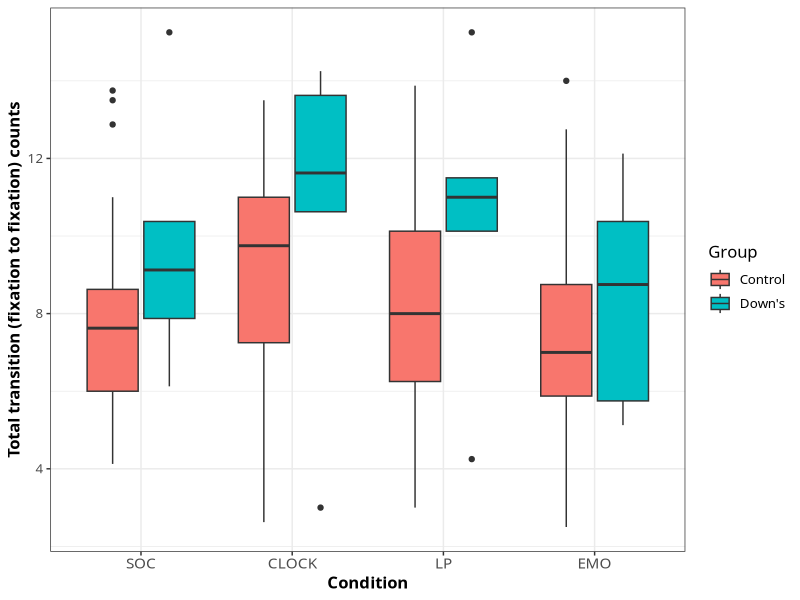
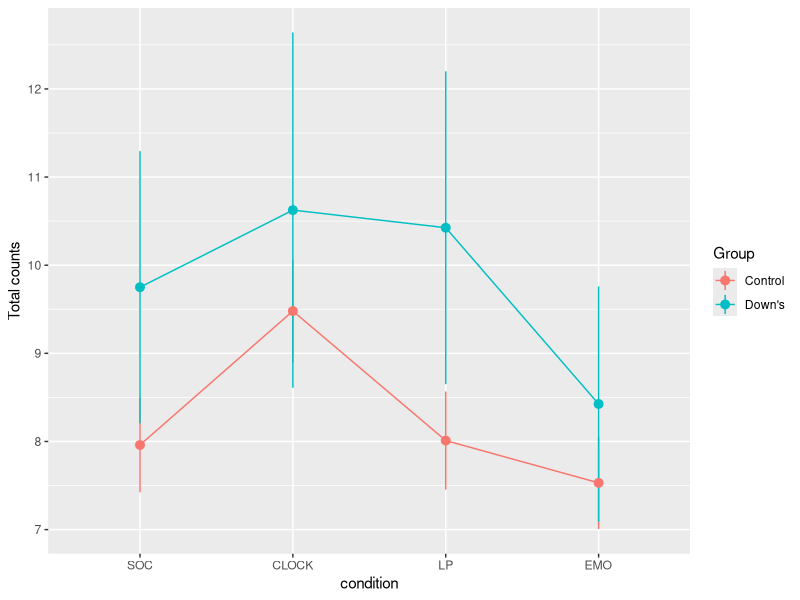
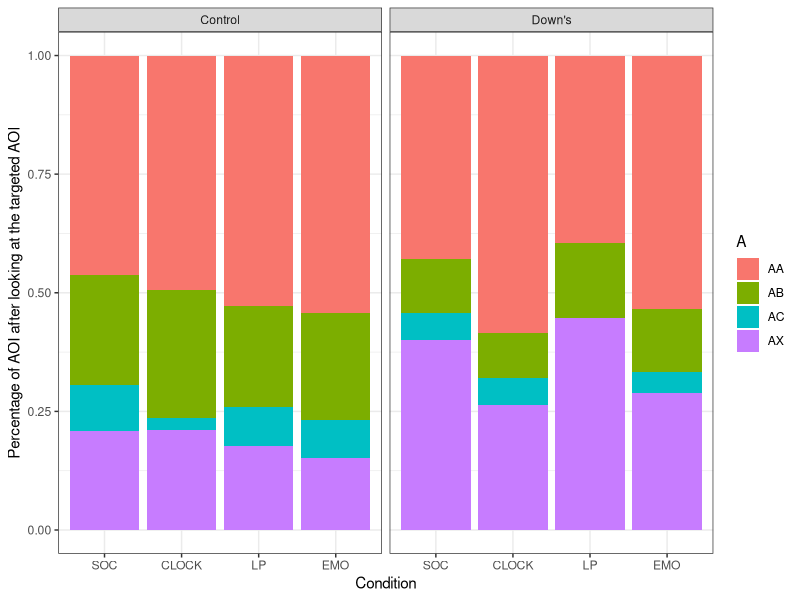
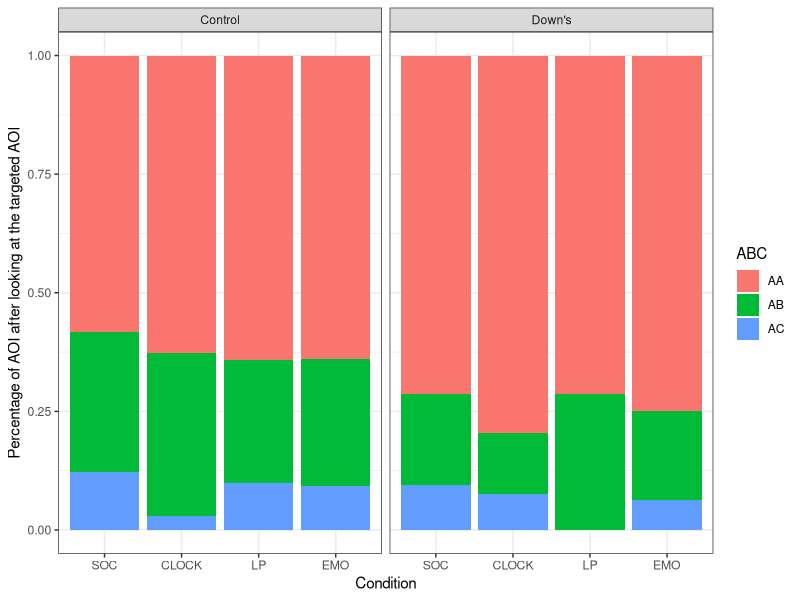

Reproduce these figures in R, in order.
## ---- chunk 1
knitr::opts_chunk$set(echo = TRUE)
library(dplyr)
library(ggplot2)
library(MASS)
library(graphics)
library(RColorBrewer)
library(tidyr)
library(reshape2)
## ---- chunk 2
data<-read.table(file = 'data/all_subjects_transitional_probability.txt', header = TRUE)
# rename
data$Condition<-factor( data$Condition, 
      levels = c("soc", "clock","LP","emo"), 
      labels = c("SOC", "CLOCK", "LP","EMO")) 
data$Group<-factor( data$Group, 
      levels = c("T", "U"), 
      labels = c("Control", "Down's")) 
## ---- chunk 3
p <- ggplot(data, aes(x=Condition, y=total/8, fill = Group)) + 
    scale_x_discrete(name = "Condition") +
    scale_y_continuous(name = "Total transition (fixation to fixation) counts") +
    geom_boxplot()+
    theme_bw() +
    theme(plot.title = element_text(size = 14, family = "Tahoma", face = "bold"),
              text = element_text(size = 12, family = "Tahoma"),
              axis.title = element_text(face="bold"),
              axis.text.x=element_text(size = 11)) 
     # + scale_fill_discrete(name="Group",
     #                    breaks=c("T", "U"),
      #                   labels=c("Control", "Down's"))
p

## ---- chunk 4
df<- data %>%
  group_by(Condition, Group) %>%
  summarize(total.mean=mean(total/8),
            n=n(),
            total.se=sd(total/8)/sqrt(n))

p1<-ggplot(df, aes(x=Condition, y=total.mean, group=Group, color=Group))+
         geom_line()+
        labs(x="condition", y="Total counts")  +
        geom_pointrange(aes(ymin=total.mean-total.se, ymax=total.mean+total.se))
         # ggtitle('total translational counts') +
    #  +  scale_colour_hue(name="group",    #Legend label, use darker colors
     #                 breaks=c("T", "U"),
      #              labels=c("Control", "Down's"))+
       
p1
## ---- chunk 5
data %>%
  group_by(Group, Condition) %>%
  summarise(AA=mean(AA),
            AB=mean(AB),
            AC=mean(AC),
            AX=mean(AX)) ->df2

df2<-melt(df2, id.vars=c("Group","Condition"), variable.name="A")

p3<-ggplot(df2, aes(fill=A, y=value, x=Condition)) + 
    geom_bar( stat="identity", position="fill") +    
    facet_wrap(~Group) +
    xlab("Condition") + ylab("Percentage of AOI after looking at the targeted AOI") + # Set axis labels
   # ggtitle("Average bill for 2 people") +     # Set title
    theme_bw() 
   # + scale_colour_hue(name="AOI after looking at target AOI",    #Legend label, use darker colors
   #                   breaks=c("AA", "AB","AC","AX"),
   #                labels=c("Target AOI","Related AOI","distractors","white background"))
p3
## ---- chunk 6
data %>%
  group_by(Group, Condition) %>%
  summarise(AA=mean(AA),
            AB=mean(AB),
            AC=mean(AC))->df2
df2<-melt(df2, id.vars=c("Group","Condition"), variable.name="ABC")

p3<-ggplot(df2, aes(fill=ABC  , y=value, x=Condition)) + 
    geom_bar( stat="identity", position="fill") +    
    facet_wrap(~Group) +
    xlab("Condition") + ylab("Percentage of AOI after looking at the targeted AOI") + # Set axis labels
   # ggtitle("Average bill for 2 people") +     # Set title
    theme_bw()
  #  scale_colour_hue(name="AOI after looking at target AOI",    #Legend label, use darker colors
  #                    breaks=c("AA", "AB","AC","AX"),
   #                 labels=c("Target AOI","Related AOI","distractors","white background"))
p3
